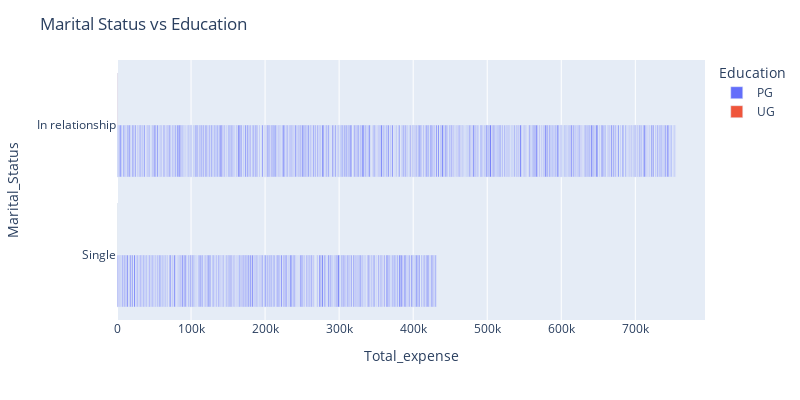

The notebook cell this image was saved under:
### Markdown cell above
A bar to visualize the Education degree per Marital Statsus

### Code cell
fig = px.bar(df, x= 'Total_expense', y= 'Marital_Status', color = 'Education', barmode='group')
fig.update_layout(width=800, height=400, title='Marital Status vs Education ')
fig.show()

### Figure 1 — Plotly figure (JSON) as saved in the notebook; plotly's stock layout.template omitted (floating-point values rounded to 4 significant figures; data arrays with more than 128 entries replaced by an {"elided": "..."} marker saying what was removed)
{"data": [{"alignmentgroup": "True", "hovertemplate": "Education=PG<br>Total_expense=%{x}<br>Marital_Status=%{y}<extra></extra>", "legendgroup": "PG", "marker": {"color": "#636efa", "pattern": {"shape": ""}}, "name": "PG", "offsetgroup": "PG", "orientation": "h", "showlegend": true, "textposition": "auto", "type": "bar", "x": {"elided": "2162 int values"}, "xaxis": "x", "y": {"elided": "2162 str values"}, "yaxis": "y"}, {"alignmentgroup": "True", "hovertemplate": "Education=UG<br>Total_expense=%{x}<br>Marital_Status=%{y}<extra></extra>", "legendgroup": "UG", "marker": {"color": "#EF553B", "pattern": {"shape": ""}}, "name": "UG", "offsetgroup": "UG", "orientation": "h", "showlegend": true, "textposition": "auto", "type": "bar", "x": [44, 20, 14, 19, 44, 60, 14, 93, 32, 15, 56, 41, 12, 8, 24, 9, 16, 35, 42, 44, 10, 5, 43, 42, 53, 12, 53, 241, 46, 8, 32, 44, 16, 20, 17, 45, 35, 32, 16, 23, 19, 22, 44, 680, 64, 20, 36, 24, 26, 15, 32, 36, 53, 24], "xaxis": "x", "y": ["In relationship", "In relationship", "Single", "In relationship", "In relationship", "In relationship", "In relationship", "In relationship", "In relationship", "In relationship", "In relationship", "Single", "In relationship", "In relationship", "In relationship", "Single", "In relationship", "Single", "Single", "In relationship", "Single", "In relationship", "In relationship", "Single", "Single", "Single", "Single", "In relationship", "In relationship", "Single", "In relationship", "In relationship", "In relationship", "In relationship", "Single", "In relationship", "Single", "Single", "In relationship", "Single", "In relationship", "Single", "In relationship", "In relationship", "Single", "In relationship", "In relationship", "In relationship", "In relationship", "Single", "Single", "In relationship", "Single", "In relationship"], "yaxis": "y"}], "layout": {"barmode": "group", "height": 400, "legend": {"title": {"text": "Education"}, "tracegroupgap": 0}, "margin": {"t": 60}, "title": {"text": "Marital Status vs Education "}, "width": 800, "xaxis": {"anchor": "y", "domain": [0, 1], "title": {"text": "Total_expense"}}, "yaxis": {"anchor": "x", "domain": [0, 1], "title": {"text": "Marital_Status"}}}}
